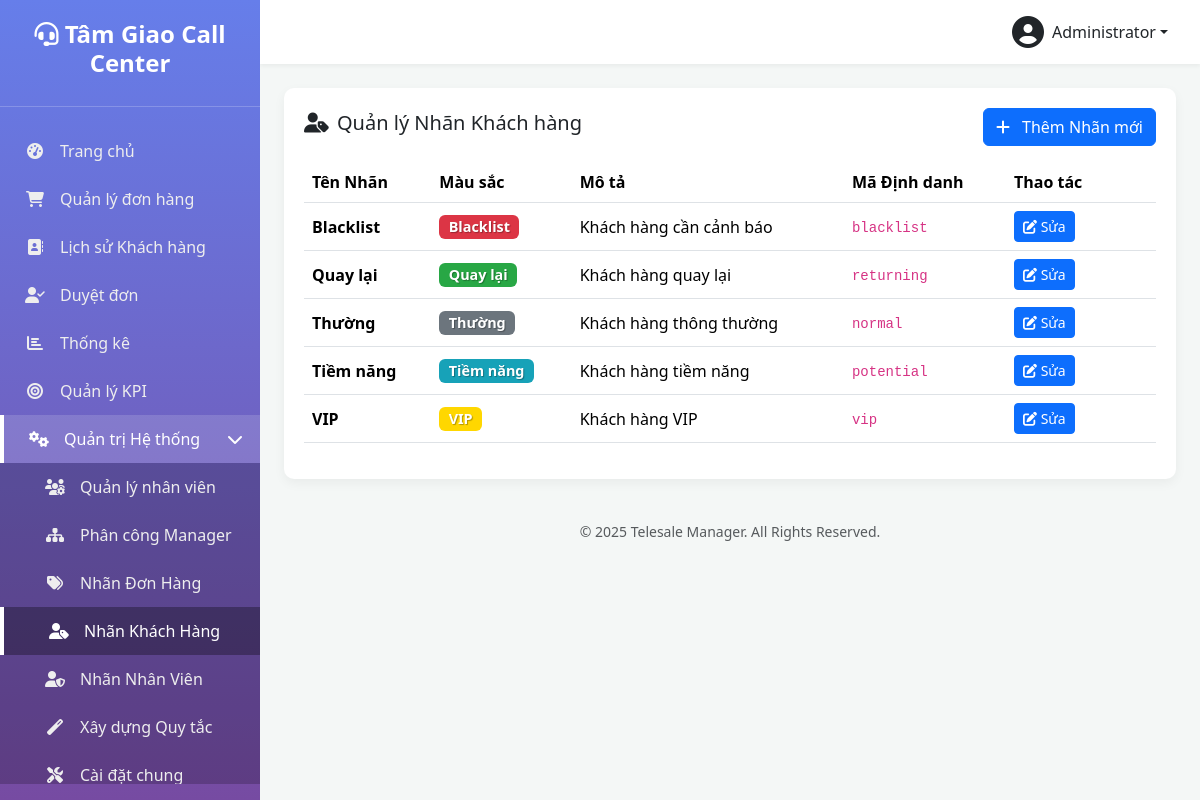
Screenshot of /manage-customer-labels.php (signed in) with the database file from the repository.
### tables this page shows
CREATE TABLE `settings` (
  `setting_key` varchar(100) NOT NULL,
  `setting_value` text DEFAULT NULL
);

CREATE TABLE `users` (
  `id` int(10) UNSIGNED NOT NULL,
  `username` varchar(50) NOT NULL COMMENT 'Tên đăng nhập',
  `password` varchar(255) NOT NULL,
  `full_name` varchar(100) NOT NULL COMMENT 'Họ và tên',
  `email` varchar(100) DEFAULT NULL COMMENT 'Email',
  `phone` varchar(20) DEFAULT NULL COMMENT 'Số điện thoại',
  `role` enum('admin','manager','telesale') NOT NULL DEFAULT 'telesale' COMMENT 'Vai trò: admin, manager, telesale',
  `status` enum('active','inactive','suspended') NOT NULL DEFAULT 'active' COMMENT 'Trạng thái: active, inactive, suspended (bị treo)',
  `avatar` varchar(255) DEFAULT NULL COMMENT 'Đường dẫn ảnh đại diện',
  `last_login_at` datetime DEFAULT NULL COMMENT 'Lần đăng nhập cuối',
  `last_login_ip` varchar(45) DEFAULT NULL COMMENT 'IP đăng nhập cuối',
  `created_at` datetime DEFAULT current_timestamp(),
  `updated_at` datetime DEFAULT current_timestamp() ON UPDATE current_timestamp(),
  `suspension_reason` text DEFAULT NULL,
  `suspension_until` datetime DEFAULT NULL
);

CREATE TABLE `customer_labels` (
  `id` int(11) NOT NULL,
  `label_key` varchar(50) NOT NULL,
  `label_name` varchar(100) NOT NULL,
  `description` text DEFAULT NULL,
  `color` varchar(20) DEFAULT '#17a2b8',
  `icon` varchar(50) DEFAULT 'fa-tag',
  `auto_assign_rules` longtext DEFAULT NULL CHECK (json_valid(`auto_assign_rules`)),
  `restrictions` longtext DEFAULT NULL CHECK (json_valid(`restrictions`)),
  `sort_order` int(11) DEFAULT 0,
  `created_by` int(10) UNSIGNED DEFAULT NULL,
  `created_at` datetime DEFAULT current_timestamp(),
  `updated_at` datetime DEFAULT current_timestamp() ON UPDATE current_timestamp()
);

### functions.php (called while the page is built, shortened)
<?php
function get_db_connection() {
    static $pdo = null;
    if ($pdo === null) {
        try {
            $dsn = "mysql:host=" . DB_HOST . ";dbname=" . DB_NAME . ";charset=" . DB_CHARSET;
            $options = [
                PDO::ATTR_ERRMODE => PDO::ERRMODE_EXCEPTION,
                PDO::ATTR_DEFAULT_FETCH_MODE => PDO::FETCH_ASSOC,
                PDO::ATTR_EMULATE_PREPARES => false,
            ];
            $pdo = new PDO($dsn, DB_USER, DB_PASS, $options);
        } catch (PDOException $e) {
            die('Database connection failed: ' . $e->getMessage());
        }
    }
    return $pdo;
}
function db_query($sql, $params = []) {
    $pdo = get_db_connection();
    $stmt = $pdo->prepare($sql);
    $stmt->execute($params);
    return $stmt;
}
function db_get_row($sql, $params = []) {
    $stmt = db_query($sql, $params);
    return $stmt->fetch(PDO::FETCH_ASSOC);
}
function db_get_results($sql, $params = []) {
    $stmt = db_query($sql, $params);
    return $stmt->fetchAll(PDO::FETCH_ASSOC);
}
function db_get_var($sql, $params = []) {
    $stmt = db_query($sql, $params);
    return $stmt->fetchColumn();
}
function is_logged_in() {
    return isset($_SESSION['user_id']) && !empty($_SESSION['user_id']);
}
function get_logged_user() {
    static $cached_user = null;
    if ($cached_user === null) {
        $cached_user = db_get_row(
            "SELECT * FROM users WHERE id = ? AND status = 'active'",
            [$_SESSION['user_id']]
        );
    }
    return $cached_user;
}
function is_admin() {
    $user = get_logged_user();
    return $user && is_array($user) && isset($user['role']) && $user['role'] === 'admin';
}
function require_admin() {
    if (!is_admin()) {
        redirect('dashboard.php?error=access_denied');
        exit;
    }
}
function get_setting($key, $default = null) {
    $value = db_get_var("SELECT setting_value FROM settings WHERE setting_key = ?", [$key]);
    return $value !== false && $value !== null ? $value : $default;
}

### manage-customer-labels.php (the view, shortened to what this page needs)
<?php
require_once 'functions.php';
require_admin();
$labels = db_get_results("SELECT * FROM customer_labels ORDER BY label_name ASC");
include 'includes/header.php';
?>
<div class="table-card">
    <div class="d-flex justify-content-between align-items-center mb-3">
        <h5><i class="fas fa-user-tag me-2"></i>Quản lý Nhãn Khách hàng</h5>
        <button class="btn btn-primary" onclick="prepareAddModal()">
            <i class="fas fa-plus me-2"></i> Thêm Nhãn mới
        </button>
    </div>
    <table class="table table-hover align-middle">
        <thead>
            <tr>
                <th>Tên Nhãn</th>
                <th>Màu sắc</th>
                <th>Mô tả</th>
                <th>Mã Định danh</th>
                <th style="width: 150px;">Thao tác</th>
            </tr>
        </thead>
        <tbody>
            <?php if (empty($labels)): ?>
                <tr><td colspan="5" class="text-center text-muted py-4">Chưa có nhãn khách hàng nào được tạo.</td></tr>
            <?php else: ?>
                <?php foreach ($labels as $label): ?>
                <tr>
                    <td><strong><?php echo htmlspecialchars($label['label_name']); ?></strong></td>
                    <td>
                        <span class="badge" style="background-color: <?php echo htmlspecialchars($label['color']); ?>; color: #fff; text-shadow: 1px 1px 1px rgba(0,0,0,0.3); font-size: 0.9em;">
                            <?php echo htmlspecialchars($label['label_name']); ?>
                        </span>
                    </td>
                    <td><?php echo htmlspecialchars($label['description']); ?></td>
                    <td><code><?php echo htmlspecialchars($label['label_key']); ?></code></td>
                    <td>
                        <button class="btn btn-sm btn-primary"
                                onclick="prepareEditModal(
                                    '<?php echo htmlspecialchars($label['label_key'], ENT_QUOTES); ?>',
                                    '<?php echo htmlspecialchars($label['label_name'], ENT_QUOTES); ?>',
                                    '<?php echo htmlspecialchars($label['color'], ENT_QUOTES); ?>',
                                    '<?php echo htmlspecialchars($label['description'], ENT_QUOTES); ?>'
                                )">
                            <i class="fas fa-edit"></i> Sửa
                        </button>
                        </td>
                </tr>
                <?php endforeach; ?>
            <?php endif; ?>
        </tbody>
    </table>
</div>
<?php include 'includes/footer.php'; ?>

### includes/header.php (shortened to what this page needs)
<?php
$current_user = get_logged_user();
$current_page = basename($_SERVER['PHP_SELF']);
$system_pages = [
    'users.php',
    'manager-assignments.php',
    'manage-order-statuses.php',
    'manage-customer-labels.php',
    'manage-user-labels.php',
    'admin-rules.php',
    'settings.php',
];
$is_system_page_active = in_array($current_page, $system_pages);
?>
<!DOCTYPE html>
<html lang="vi">
<head>
    <link href="https://cdn.jsdelivr.net/npm/bootstrap@5.3.2/dist/css/bootstrap.min.css" rel="stylesheet">
    <link rel="stylesheet" href="https://cdnjs.cloudflare.com/ajax/libs/font-awesome/6.4.2/css/all.min.css">
</head>
<body>
    <div class="wrapper">
        <nav class="sidebar">
            <div class="sidebar-header">
                <h3><i class="fas fa-headset"></i> <?php echo get_setting('site_name', SITE_NAME); ?></h3>
            </div>
            <ul class="sidebar-nav">
                <li class="<?php echo ($current_page == 'dashboard.php') ? 'active' : ''; ?>">
                    <a href="dashboard.php"><i class="fas fa-tachometer-alt nav-icon"></i> Trang chủ</a>
                </li>
                <li class="<?php echo ($current_page == 'orders.php' || $current_page == 'order-detail.php') ? 'active' : ''; ?>">
                    <a href="orders.php"><i class="fas fa-shopping-cart nav-icon"></i> Quản lý đơn hàng</a>
                </li>
                <?php if (is_admin() || is_manager()): ?>
                <li class="<?php echo ($current_page == 'customer-history.php') ? 'active' : ''; ?>">
                    <a href="customer-history.php"><i class="fas fa-address-book nav-icon"></i> Lịch sử Khách hàng</a>
                </li>
                <li class="<?php echo ($current_page == 'pending-orders.php') ? 'active' : ''; ?>">
                    <a href="pending-orders.php">
                        <i class="fas fa-user-check nav-icon"></i> Duyệt đơn
                    </a>
                </li>
                <li class="<?php echo ($current_page == 'statistics.php') ? 'active' : ''; ?>">
                    <a href="statistics.php"><i class="fas fa-chart-bar nav-icon"></i> Thống kê</a>
                </li>
                <?php endif; ?>
                <?php if (is_admin() || is_manager()): ?>
                    <li class="<?php echo ($current_page == 'kpi.php') ? 'active' : ''; ?>">
                        <a href="kpi.php">
                            <i class="fas fa-bullseye nav-icon"></i>
                            <?php echo is_admin() ? 'Quản lý KPI' : 'Xem KPI'; ?>
                        </a>
                    </li>
                <?php endif; ?>
                <?php if (is_admin() || is_manager()): ?>
                <li class="<?php echo $is_system_page_active ? 'active' : ''; ?>">
                    <a href="#systemSettings" data-bs-toggle="collapse" aria-expanded="<?php echo $is_system_page_active ? 'true' : 'false'; ?>">
                        <i class="fas fa-cogs nav-icon"></i>
                        Quản trị Hệ thống
                        <i class="fas fa-chevron-right arrow"></i>
                    </a>
                    <ul class="collapse submenu <?php echo $is_system_page_active ? 'show' : ''; ?>" id="systemSettings">
                        <li class="<?php echo ($current_page == 'users.php') ? 'active' : ''; ?>">
                            <a href="users.php">
                                <i class="fas fa-users-cog nav-icon"></i>
                                <?php echo is_admin() ? 'Quản lý nhân viên' : 'Xem nhân viên'; ?>
                            </a>
                        </li>
                        <?php if (is_admin()):  ?>
                        <li class="<?php echo ($current_page == 'manager-assignments.php') ? 'active' : ''; ?>">
                            <a href="manager-assignments.php"><i class="fas fa-sitemap nav-icon"></i> Phân công Manager</a>
                        </li>
                        <li class="<?php echo ($current_page == 'manage-order-statuses.php') ? 'active' : ''; ?>">
							<a href="manage-order-statuses.php"><i class="fas fa-tags nav-icon"></i> Nhãn Đơn Hàng</a>
						</li>
						<li class="<?php echo ($current_page == 'manage-customer-labels.php') ? 'active' : ''; ?>">
							<a href="manage-customer-labels.php"><i class="fas fa-user-tag nav-icon"></i> Nhãn Khách Hàng</a>
						</li>
						<li class="<?php echo ($current_page == 'manage-user-labels.php') ? 'active' : ''; ?>">
							<a href="manage-user-labels.php"><i class="fas fa-user-shield nav-icon"></i> Nhãn Nhân Viên</a>
						</li>
						<li class="<?php echo ($current_page == 'admin-rules.php' || $current_page == 'admin-rules.php') ? 'active' : ''; ?>">
							<a href="admin-rules.php"><i class="fas fa-magic nav-icon"></i> Xây dựng Quy tắc</a>
						</li>
                         <li class="<?php echo ($current_page == 'settings.php') ? 'active' : ''; ?>">
                            <a href="settings.php"><i class="fas fa-tools nav-icon"></i> Cài đặt chung</a>
                        </li>
                        <?php endif; ?>
                    </ul>
                </li>
                <?php endif; ?>
            </ul>
        </nav>
        <div class="main-content">
            <header class="top-navbar d-flex justify-content-end align-items-center">
                <div class="dropdown">
                    <a href="#" class="d-flex align-items-center text-dark text-decoration-none dropdown-toggle" id="dropdownUser" data-bs-toggle="dropdown" aria-expanded="false">
                        <i class="fas fa-user-circle fa-2x me-2"></i>
                        <span><?php echo htmlspecialchars($current_user['full_name']); ?></span>
                    </a>
                </div>
            </header>
            <main class="p-4">

### includes/footer.php (shortened to what this page needs)
</main> <footer class="text-center p-3 text-muted">
                <small>&copy; <?php echo date('Y'); ?> <?php echo SITE_NAME; ?>. All Rights Reserved.</small>
            </footer>
        </div> </div> <div class="position-fixed bottom-0 end-0 p-3" style="z-index: 1100">
    </div>
</body>
</html>

### includes/header.php (style rules this page uses)
:root { --sidebar-width: 260px; --primary-color: #667eea; --secondary-color: #764ba2; }
body { background-color: #f4f7f6; }
.wrapper { display: flex; min-height: 100vh; }
.sidebar { width: var(--sidebar-width); background: linear-gradient(180deg, var(--primary-color) 0%, var(--secondary-color) 100%); color: #fff; position: fixed; height: 100%; display: flex; flex-direction: column; }
.sidebar-header { padding: 20px; text-align: center; border-bottom: 1px solid rgba(255,255,255,0.2); flex-shrink: 0; }
.sidebar-header h3 { font-size: 1.5rem; font-weight: 700; }
.sidebar-nav { list-style: none; padding: 20px 0; flex-grow: 1; overflow-y: auto; }
.sidebar-nav a { display: flex; align-items: center; padding: 12px 20px; color: #eee; text-decoration: none; transition: all 0.2s; }
.sidebar-nav a:hover, .sidebar-nav li.active > a { background-color: rgba(255,255,255,0.15); color: #fff; }
.sidebar-nav li.active > a { border-left: 4px solid #fff; }
.sidebar-nav a i.nav-icon { width: 30px; text-align: center; margin-right: 10px; }
.sidebar-nav .submenu { list-style: none; padding-left: 0; background-color: rgba(0,0,0,0.2); }
.sidebar-nav .submenu a { padding-left: 40px; }
.sidebar-nav .submenu a:hover, .sidebar-nav .submenu li.active > a { background-color: rgba(0,0,0,0.3); }
.sidebar-nav a .arrow { margin-left: auto; transition: transform 0.3s; }
.sidebar-nav a[aria-expanded="true"] .arrow { transform: rotate(90deg); }
.main-content { margin-left: var(--sidebar-width); width: calc(100% - var(--sidebar-width)); }
.top-navbar { background-color: #fff; box-shadow: 0 2px 4px rgba(0,0,0,0.05); padding: 1rem 2rem; }
.table-card, .stat-card { background-color: #fff; border-radius: 10px; padding: 20px; box-shadow: 0 4px 12px rgba(0,0,0,0.05); }

### rows the page displays
settings: setting_value "Tâm Giao Call Center"
users: full_name "Administrator"
customer_labels: label_name "Blacklist", description "Khách hàng cần cảnh báo", label_key "blacklist"
customer_labels: label_name "Quay lại", description "Khách hàng quay lại", label_key "returning"
customer_labels: label_name "Thường", description "Khách hàng thông thường", label_key "normal"
customer_labels: label_name "Tiềm năng", description "Khách hàng tiềm năng", label_key "potential"
customer_labels: label_name "VIP", description "Khách hàng VIP", label_key "vip"

### other values shown
SITE_NAME "Telesale Manager"
